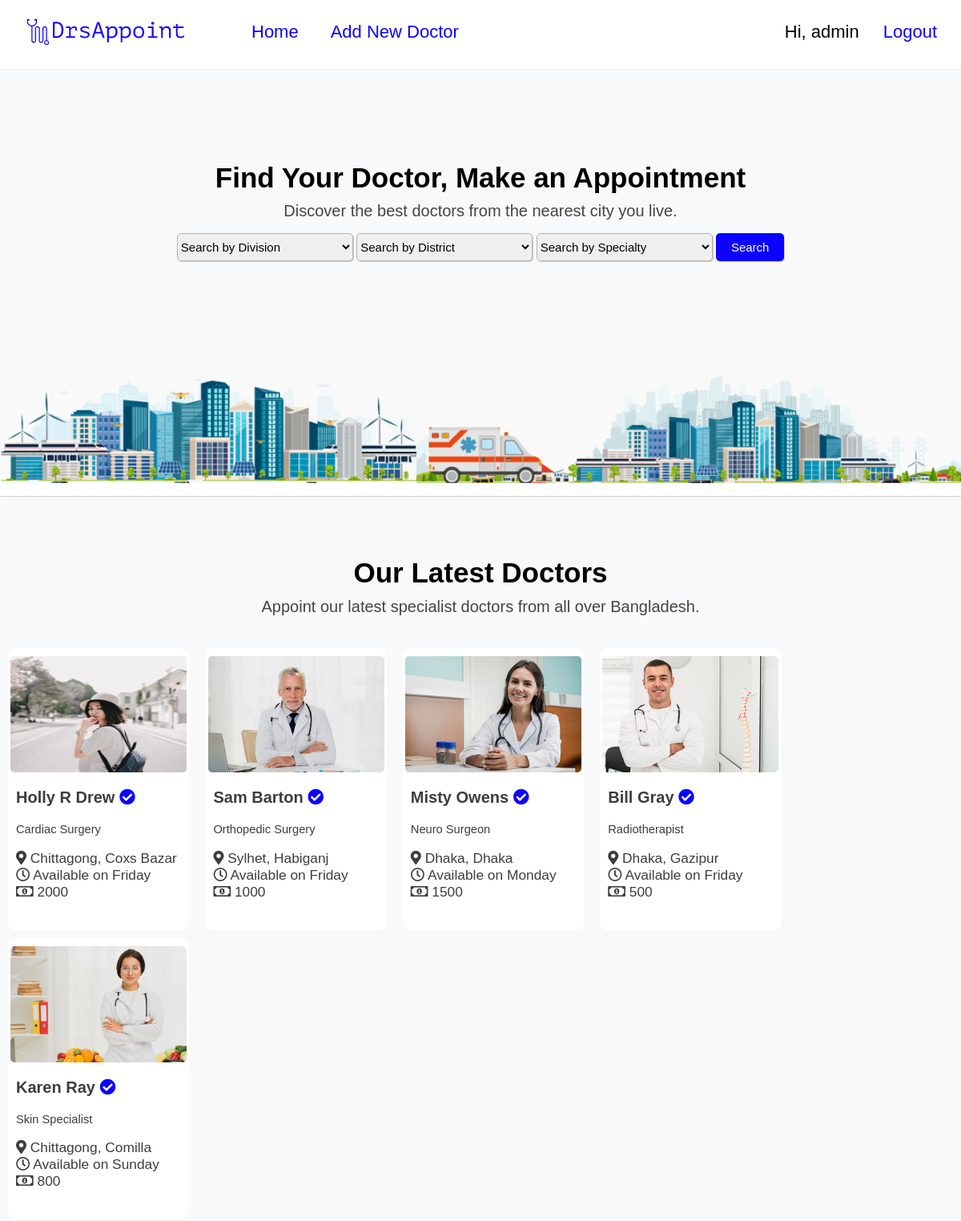
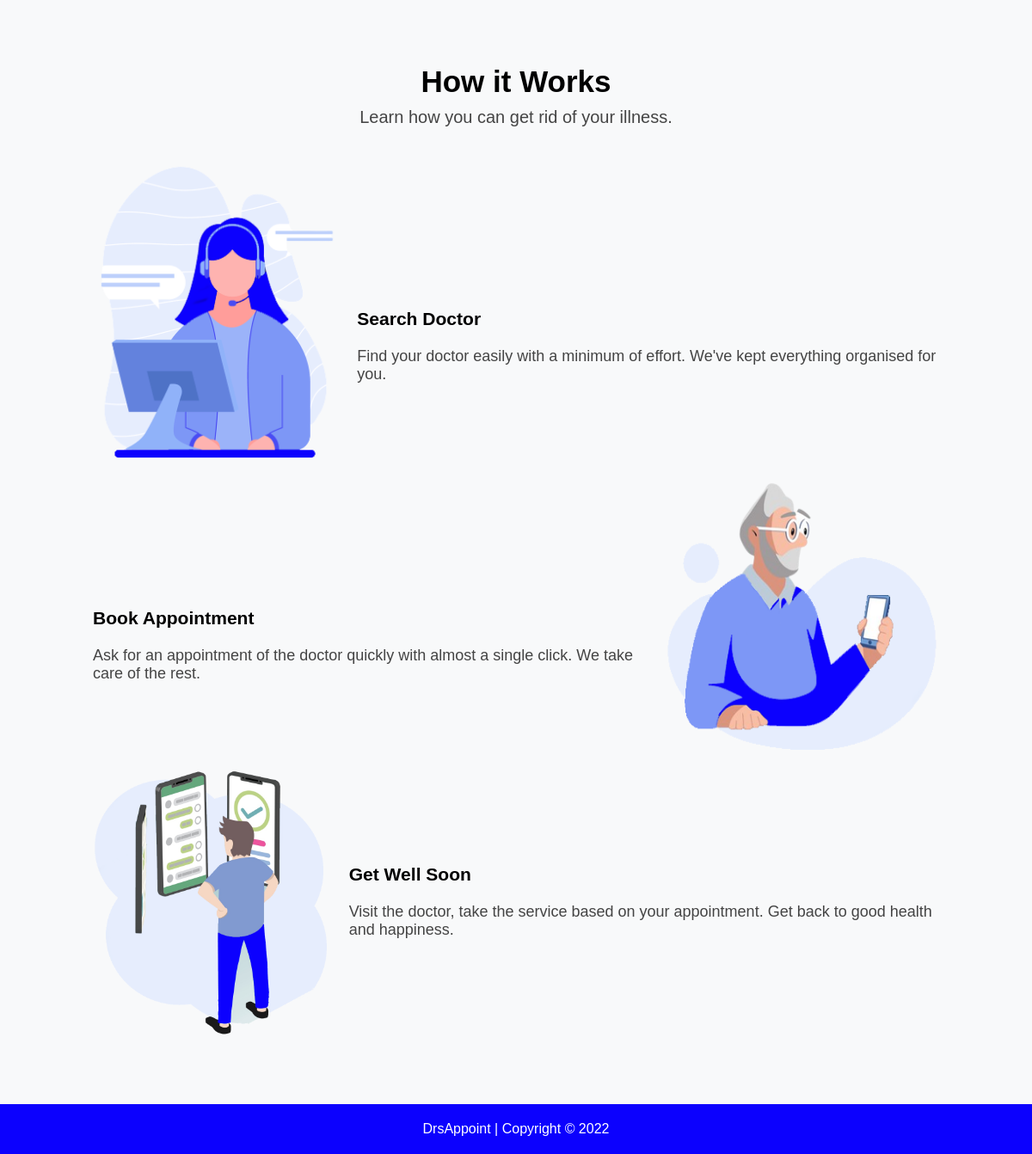
/index.php (signed in), run on the app's committed database (2 pictures, top to bottom).
### tables this page shows
CREATE TABLE `dr_list` (
  `id` int(11) NOT NULL,
  `name` varchar(1001) NOT NULL,
  `img_id` varchar(1001) NOT NULL,
  `specialty` varchar(1001) NOT NULL,
  `division` varchar(1001) NOT NULL,
  `district` varchar(1001) NOT NULL,
  `day` varchar(1001) NOT NULL,
  `money` int(11) NOT NULL
);

### index.php (the view, shortened to what this page needs)
<?php
include('header.php');
?>
<section>
    <div class="search-txt">
        <h1>Find Your Doctor, Make an Appointment</h1>
        <p>Discover the best doctors from the nearest city you live.</p>
    </div>
    <div class="search-box">
        <form action="search.php" method="get">
            <select name="divison">
                <option value="">Search by Division</option>
            </select>
            <select name="district">
                <option value="">Search by District</option>
            </select>
            <select name="specialty">
                <option value="">Search by Specialty</option>
            </select>
            <input type="submit" value="Search" class="search-box-button">
        </form>
    </div>
</section>
<section>
    <img class="backg" src="assets/img/back.png">
</section>
<section>
    <div class="top-text">
        <h1>Our Latest Doctors</h1>
        <p>Appoint our latest specialist doctors from all over Bangladesh.</p>
    </div>
    <div class="top-all">
        <?php
        $query = "Select * From `dr_list` order by `id` DESC LIMIT 5;";
        $q_res = mysqli_query($conn, $query);
        while ($row = mysqli_fetch_assoc($q_res)) {
            $dr_id = $row['id'];
            $dr_name = $row['name'];
            $dr_img_id = $row['img_id'];
            $dr_specialty = $row['specialty'];
            $dr_division = $row['division'];
            $dr_district = $row['district'];
            $dr_day = $row['day'];
            $dr_money = $row['money'];
            echo "
                <div class='top-dr'>
                    <div class='dr-img-m'>
                        <img class='dr-img' alt='$dr_name' src='assets/img/doctor/$dr_img_id'>
                    </div>
                    <div class='dr-info'>
                        <h3>
                            $dr_name
                            <i style='color: #0c01fe;' class='fas fa-check-circle verified'></i>
                        </h3>
                        <p>$dr_specialty</p>
                        <ul>
                            <li>
                                <i class='fas fa-map-marker-alt'></i> $dr_division, $dr_district
                            </li>
                            <li>
                                <i class='far fa-clock'></i> Available on $dr_day
                            </li>
                            <li>
                                <i class='far fa-money-bill-alt'></i> $dr_money
                            </li>
                        </ul>
                    </div>
                ";
            if (isset($_SESSION['login_done']) && $_SESSION['login_done_type'] == 'user') {
                echo "
                        <center>
                            <button>
                                <a style='color: white;' href='index.php?get_dr_id=$dr_id'>Appoint Now</a>
                            </button>
                        </center>
                        </div>
                    ";
            } else {
                echo "
                        </div>
                    ";
            }
        }
        ?>
    </div>
</section>
<section>
    <div class="top-text">
        <h1>How it Works</h1>
        <p>Learn how you can get rid of your illness.</p>
    </div>
    <div class="htw-m">
        <div class="htw">
            <img src="assets/img/work1.png" width="300px" height="350px" alt="Search">
            <div class="htw-txt-1">
                <h3>Search Doctor</h3>
                <p>Find your doctor easily with a minimum of effort. We've kept everything organised for you.
                </p>
            </div>
        </div><br>
        <div class="htw">
            <div class="htw-txt-2">
                <h3>Book Appointment</h3>
                <p>Ask for an appointment of the doctor quickly with almost a single click. We take care of the
                    rest.
                </p>
            </div>
            <img src="assets/img/work2.png" width="320px" height="320px" alt="Search">
        </div><br>
        <div class="htw">
            <img src="assets/img/work4.png" width="290px" height="310px" alt="Search">
            <div class="htw-txt-3">
                <h3>Get Well Soon</h3>
                <p>Visit the doctor, take the service based on your appointment. Get back to good health and
                    happiness.
                </p>
            </div>
        </div>
    </div>
</section>
<br /><br /><br />
<?php
include('footer.php');
?>

### assets/css/style.css (style rules this page uses)
body { background: #f8f9fa; margin: 0px; font-family: sans-serif; }
.search-txt { padding-top: 100px; text-align: center; line-height: 10pt; }
.search-txt h1 { font-size: 35px; font-weight: bold; }
.search-txt p { font-size: 20px; color: #444444; }
.search-box { margin: auto; text-align: center; }
.search-box select { width: 220px; height: 35px; border: 1px solid rgb(179, 179, 179); font-size: 15px; border-radius: 5px; box-shadow: 1px 1px #ccc; }
.search-box-button { background-color: #0c01fe; border: none; color: white; height: 35px; width: 85px; text-align: center; text-decoration: none; display: inline-block; font-size: 15px; border-radius: 5px; box-shadow: 1px 1px #ccc; cursor: pointer; }
.backg { padding-top: 130px; width: 100%; height: auto; display: block; margin-left: auto; margin-right: auto; box-shadow: 1px 1px #ccc; }
.top-text { padding-top: 60px; padding-bottom: 25px; text-align: center; line-height: 10pt; }
.top-text h1 { font-size: 35px; font-weight: bold; }
.top-text p { font-size: 20px; color: #444444; }
.top-all { display: flex; flex-wrap: wrap; margin-top: -10px; }
.top-all>* { margin-top: 10px; }
.top-dr { background: white; width: calc(100%/7 + 55px); border-radius: 10px; margin-left: 10px; margin-right: 10px; padding-bottom: 20px; }
.dr-img { height: 145px; width: 220px; border-radius: 5px; display: block; margin-left: auto; margin-right: auto; }
.dr-img-m { padding-top: 10px; }
.dr-info { padding-left: 10px; padding-right: auto; }
.dr-info h3 { color: #3d3d3d; font-weight: bolder; font-size: 15pt; }
.dr-info p { color: #3d3d3d; font-size: 11pt; }
.dr-info ul { padding-left: 0px; list-style: none; color: #3d3d3d; font-size: 13pt; }
.htw-m { display: block; margin-left: 9%; margin-right: 9%; }
.htw { display: flex; }
.htw-txt-1 { font-family: sans-serif; font-size: large; padding-top: 150px; padding-left: 20px; }
.htw-txt-2 { font-family: sans-serif; font-size: large; padding-top: 130px; padding-right: 20px; }
.htw-txt-3 { font-family: sans-serif; font-size: large; padding-top: 90px; padding-left: 20px; padding-bottom: 120px; }
.htw p { color: #444444; }

### data on the page
dr_list: img (picture), name "Holly R Drew", specialty "Cardiac Surgery", division "Chittagong", district "Coxs Bazar", day "Friday", money "2000"
dr_list: img (picture), name "Sam Barton", specialty "Orthopedic Surgery", division "Sylhet", district "Habiganj", day "Friday", money "1000"
dr_list: img (picture), name "Misty Owens", specialty "Neuro Surgeon", division "Dhaka", district "Dhaka", day "Monday", money "1500"
dr_list: img (picture), name "Bill Gray", specialty "Radiotherapist", division "Dhaka", district "Gazipur", day "Friday", money "500"
dr_list: img (picture), name "Karen Ray", specialty "Skin Specialist", division "Chittagong", district "Comilla", day "Sunday", money "800"

### other printed values
$_SESSION['login_done'] "admin"
